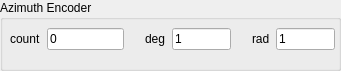
  <widget class="QGroupBox" name="groupBox_AzEncoder">
   <property name="geometry">
    <rect>
     <x>20</x>
     <y>40</y>
     <width>341</width>
     <height>71</height>
    </rect>
   </property>
   <property name="title">
    <string>Azimuth Encoder</string>
   </property>
   <widget class="QSplitter" name="splitter_10">
    <property name="geometry">
     <rect>
      <x>10</x>
      <y>20</y>
      <width>325</width>
      <height>38</height>
     </rect>
    </property>
    <property name="orientation">
     <enum>Qt::Vertical</enum>
    </property>
    <widget class="QWidget" name="widget_AxEncoder" native="true">
     <layout class="QHBoxLayout" name="horizontalLayout">
      <item>
       <widget class="QLabel" name="label_63">
        <property name="text">
         <string>count</string>
        </property>
       </widget>
      </item>
      <item>
       <widget class="QLineEdit" name="count">
        <property name="maximumSize">
         <size>
          <width>84</width>
          <height>16777215</height>
         </size>
        </property>
        <property name="text">
         <string>0</string>
        </property>
       </widget>
      </item>
      <item>
       <spacer name="horizontalSpacer_36">
        <property name="orientation">
         <enum>Qt::Horizontal</enum>
        </property>
        <property name="sizeHint" stdset="0">
         <size>
          <width>22</width>
          <height>20</height>
         </size>
        </property>
       </spacer>
      </item>
      <item>
       <widget class="QLabel" name="label_65">
        <property name="text">
         <string>deg</string>
        </property>
       </widget>
      </item>
      <item>
       <widget class="QLineEdit" name="deg">
        <property name="maximumSize">
         <size>
          <width>66</width>
          <height>16777215</height>
         </size>
        </property>
        <property name="text">
         <string>1</string>
        </property>
       </widget>
      </item>
      <item>
       <spacer name="horizontalSpacer_49">
        <property name="orientation">
         <enum>Qt::Horizontal</enum>
        </property>
        <property name="sizeHint" stdset="0">
         <size>
          <width>22</width>
          <height>20</height>
         </size>
        </property>
       </spacer>
      </item>
      <item>
       <widget class="QLabel" name="label_64">
        <property name="text">
         <string>rad</string>
        </property>
       </widget>
      </item>
      <item>
       <widget class="QLineEdit" name="rad">
        <property name="maximumSize">
         <size>
          <width>66</width>
          <height>16777215</height>
         </size>
        </property>
        <property name="text">
         <string>1</string>
        </property>
       </widget>
      </item>
     </layout>
    </widget>
   </widget>
  </widget>
